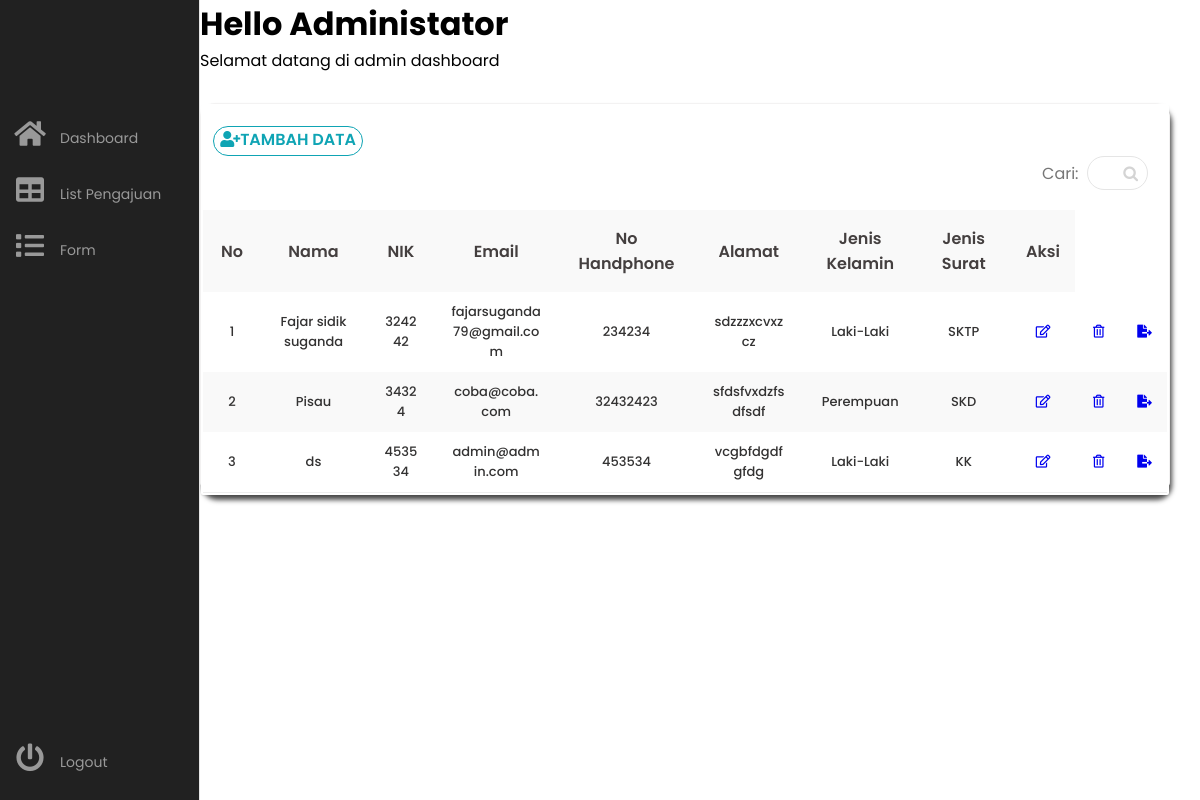
The page /admin/index.php (signed in) on the database its author committed.
### tables this page shows
CREATE TABLE `pengajuan` (
  `id` int(10) NOT NULL,
  `nama` varchar(20) NOT NULL,
  `nik` int(100) NOT NULL,
  `email` varchar(30) NOT NULL,
  `hp` int(100) NOT NULL,
  `alamat` text NOT NULL,
  `jk` varchar(30) NOT NULL,
  `jsurat` varchar(30) NOT NULL
);

### admin/index.php (the view, shortened to what this page needs)
<!DOCTYPE html>
<html lang="en">
 <head>
   <link rel="stylesheet" href="../css/style.css">
   <link
      rel="stylesheet"
      href="https://stackpath.bootstrapcdn.com/font-awesome/4.7.0/css/font-awesome.min.css"
    />
   <link rel="stylesheet" href="https://cdn.datatables.net/1.10.14/css/jquery.dataTables.min.css" />
    <link rel="stylesheet" href="https://cdnjs.cloudflare.com/ajax/libs/font-awesome/5.13.0/css/all.min.css" />
 </head>
 <body>
   <main>
      <div class="main__container">
        <div class="main__title">
          <div class="main__greeting">
            <h1>Hello Administator</h1>
            <p>Selamat datang di admin dashboard</p>
          </div>
        </div>
      </div>
    </main>
    <nav class="main-menu left">
      <ul>
          <li>
              <a href="#">
                  <i class="fa fa-home fa-2x"></i>
                  <span class="nav-text">
                      Dashboard
                  </span>
              </a>
          </li>
          <li class="has-subnav">
              <a href="index.php">
                <i class="fa fa-table fa-2x"></i>
                  <span class="nav-text">
                      List Pengajuan
                  </span>
              </a>
          </li>
          <li class="has-subnav">
              <a href="form_pengajuan.php">
                  <i class="fa fa-list fa-2x"></i>
                  <span class="nav-text">
                      Form
                  </span>
              </a>
          </li>
      </ul>
      <ul class="logout">
          <li>
              <a href="logout.php">
                    <i class="fa fa-power-off fa-2x"></i>
                  <span class="nav-text">
                      Logout
                  </span>
              </a>
          </li>
      </ul>
    </nav>
        <div class="container-tabels p-30" id="list">
            <div class="row">
              <div class="col-11 main-datatable">
                <div class="card_body">
                  <div class="row d-flex">
                    <div class="col-11 createSegment">
                      <a href="form_pengajuan.php"class="dim_button create_new"><i class="fas fa-user-plus"></i>Tambah Data</a>
                    </div>
                    <div class="col-sm-8 add_flex">
                      <div class="form-group searchInput">
                        <label for="email">Cari:</label>
                        <input type="search" class="form-control" id="filterbox" placeholder=" " />
                      </div>
                    </div>
                  </div>
                  <div class="overflow-x">
                    <table id="filtertable" class="table cust-datatable dataTable no-footer">
                      <thead>
                        <tr>
                          <th >No</th>
                          <th >Nama</th>
                          <th >NIK</th>
                          <th >Email</th>
                          <th >No Handphone</th>
                          <th >Alamat</th>
                          <th >Jenis Kelamin</th>
                          <th >Jenis Surat</th>
                          <th >Aksi</th>
                        </tr>
                      </thead>
                      <?php
                      include "../koneksi.php";
                      $no=1;
                      $ambildata = mysqli_query($connect, "select * from pengajuan");
                      while ($tampil = mysqli_fetch_array($ambildata)){
                        echo "
                        <tr>
                            <td>$no</td>
                            <td>$tampil[nama]</td>
                            <td>$tampil[nik]</td>
                            <td>$tampil[email]</td>
                            <td>$tampil[hp]</td>
                            <td>$tampil[alamat]</td>
                            <td>$tampil[jk]</td>
                            <td>$tampil[jsurat]</td>
                            <td><a href='form_edit.php?id=$tampil[id]'> <span class='actionCust'>
                            <i class='far fa-edit'></i></>
                            </span></a></td>
                            <td><a href='?id=$tampil[id]'><span class='actionCust'>
                            <i class='far fa-trash-alt'></i>
                            </span></a></td>
                            <td><a href='export.php?id=$tampil[id]'><span class='actionCust'>
                            <i class='fas fa-file-export'></i>
                            </span></a></>
                        </tr>";
                        $no++;
                      }
                      ?>
                    </table>
                  </div>
                </div>
              </div>
            </div>
          </div>
 </body>
</html>

### css/style.css (style rules this page uses)
* { margin: 0; padding: 0; box-sizing: border-box; font-family: "Poppins", sans-serif; }
body { justify-content: center; align-items: center; }
.container-tabels { width: 100%; height: 100%; }
.fa-2x { font-size: 2em; }
.fa { position: relative; display: table-cell; width: 60px; height: 36px; text-align: center; vertical-align: middle; font-size: 20px; }
.main-menu { background: #212121; border-right: 1px solid #e5e5e5; position: absolute; top: 0; bottom: 0; height: 100%; left: 0; width: 60px; overflow: hidden; -webkit-transition: width 0.05s linear; transition: width 0.05s linear; -webkit-transform: translateZ(0) scale(1, 1); z-index: 1000; }
.main-menu > ul { padding-top: 80px; margin: 20px 0; }
.main-menu li { position: relative; display: block; width: 200px; margin-top: 20px; }
.main-menu li > a { position: relative; display: table; border-collapse: collapse; border-spacing: 0; color: #999; font-size: 14px; text-decoration: none; -webkit-transform: translateZ(0) scale(1, 1); -webkit-transition: all 0.1s linear; transition: all 0.1s linear; }
.main-menu .nav-text { position: relative; display: table-cell; vertical-align: middle; width: 190px; }
.main-menu > ul.logout { position: absolute; left: 0; bottom: 0; }
nav { -webkit-user-select: none; -moz-user-select: none; -ms-user-select: none; -o-user-select: none; user-select: none; }
nav ul, nav li { outline: 0; margin: 0; padding: 0; }
main, #list { padding-left: 200px; box-sizing: border-box; }
.p-30 { width: 100%; height: 100%; padding: 30px; }
.main-datatable { padding: 0px; border: 1px solid #f3f2f2; border-bottom: 0; border-radius: 15px; box-shadow: 2px 5px 5px rgba(0, 0, 0, 0.7); }
.card_body { background-color: white; border: 2px solid transparent; border-radius: 2px; -webkit-box-shadow: 0 1px 1px rgba(0, 0, 0, 0.05); box-shadow: 0 1px 1px rgba(0, 0, 0, 0.05); }
.main-datatable .row { margin: 0; }
.searchInput { width: 50%; display: flex; align-items: center; position: relative; justify-content: flex-end; margin: 20px 0px; padding: 0px 4px; }
.searchInput input { border: 1px solid #e5e5e5; border-radius: 50px; margin-left: 8px; height: 34px; width: 100%; padding: 0px 25px 0px 10px; transition: all 0.6s ease; }
.searchInput label { color: #767676; font-weight: normal; }
.searchInput:after { font-family: "FontAwesome"; color: #d4d4d4; position: relative; content: "\f002"; right: 25px; }
.dim_button { width: 150px; height: 30px; display: inline-block; color: #fff; text-decoration: none; text-transform: uppercase; text-align: center; background: rgb(57, 85, 136); margin-right: 10px; position: relative; cursor: pointer; font-weight: 600; }
.createSegment a { top: 20px; left: 10px; border-radius: 50px; background: #ffffff; border: 1px solid #0fa4b4; color: #0fa4b4; transition: all 0.4s ease; }
.add_flex { display: flex; justify-content: flex-end; padding-right: 0px; }
.main-datatable .dataTable.no-footer { border-bottom: 1px solid #eee; }
.main-datatable .cust-datatable thead { background-color: #f9f9f9; }
.main-datatable .cust-datatable > thead > tr > th { border-bottom-width: 0; color: #443f3f; font-weight: 600; padding: 16px 15px; vertical-align: middle; padding-left: 18px; text-align: center; }
.main-datatable .cust-datatable > tbody td { padding: 10px 15px 10px 18px; color: #333232; font-size: 13px; font-weight: 500; word-break: break-word; border-color: #eee; text-align: center; vertical-align: middle; }
.main-datatable .cust-datatable > tbody tr { border-top: none; }
.main-datatable .table > tbody > tr:nth-child(even) { background: #f9f9f9; }

### rows shown on the page
pengajuan: nama "Fajar sidik suganda", nik "324242", email "fajarsuganda79@gmail.com", hp "234234", alamat "sdzzzxcvxzcz", jk "Laki-Laki", jsurat "SKTP"
pengajuan: nama "Pisau", nik "34324", email "coba@coba.com", hp "32432423", alamat "sfdsfvxdzfsdfsdf", jk "Perempuan", jsurat "SKD"
pengajuan: nama "ds", nik "453534", email "admin@admin.com", hp "453534", alamat "vcgbfdgdfgfdg", jk "Laki-Laki", jsurat "KK"
